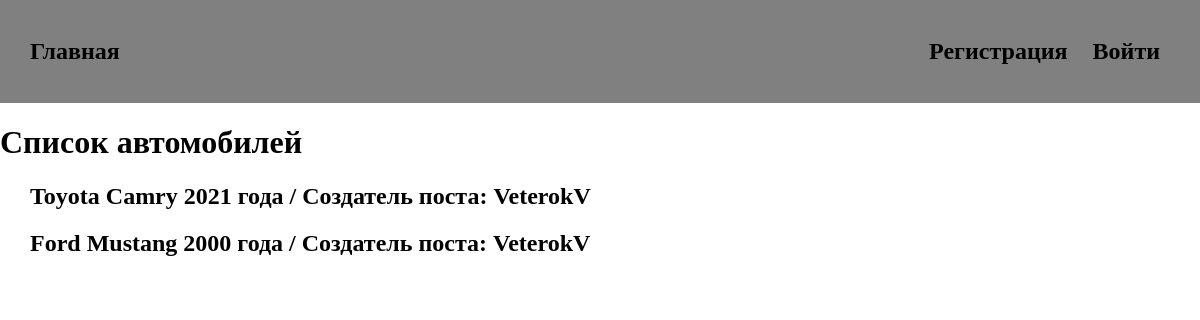
/api/main/, run on the app's committed database.
### cars/models.py (models this page shows, shortened)
class Car(models.Model):
    make = models.CharField(max_length=20)                                                                              # Марка автомобиля
    carmodel = models.CharField(max_length=50)                                                                          # Модель автомобиля
    year = models.IntegerField(
        validators=[
            MaxValueValidator(3000),
            MinValueValidator(1000)
            ]
        )                                                                                                               # Год выпуска автомобиля с ограниченным промежутком
    desc = models.CharField(max_length=400)                                                                             # Описание автомобиля
    created_at = models.DateTimeField(auto_now_add=True)                                                                # Дата и время создания записи
    updated_at = models.DateTimeField(auto_now=True)                                                                    # Дата и время последнего обновления записи
    id_owner = models.ForeignKey(User, on_delete=models.CASCADE)                                                        # id пользователя, создавшего запись

### cars/views.py (the view)
# urls.py: path('main/', car_list, name='car-list'),
def car_list(request):  #Список записей
    cars = Car.objects.all()
    users = User.objects.all()
    return render(request, 'cars_list.html', {'cars': cars, 'users': users})

### cars/templates/cars_list.html
{% extends 'base.html' %}
{% block content %}
    <h1>Список автомобилей</h1>
    {% for car in cars %}
    <div>
      <h2>
          <a class="Car_List_Name" href="{% url 'car-detail' car.pk %}">
              {{ car.make }} {{ car.carmodel }} {{ car.year }} года / Создатель поста: {{ car.id_owner }}
          </a>
      </h2>
    </div>
    {% endfor %}
{% endblock %}

### cars/static/css/styles.css (style rules this page uses)
body { margin: 0px; }
.header_main li,a { margin-left: 25px; list-style-type: none; text-decoration: none; color: black; padding: 0px 5px; }
.header_registration li,a { list-style-type: none; text-decoration: none; color: black; padding: 0px 5px; padding-right: 20px; }

### data on the page
Car: make "Toyota", carmodel "Camry", year "2021", id_owner "VeterokV"
Car: make "Ford", carmodel "Mustang", year "2000", id_owner "VeterokV"
